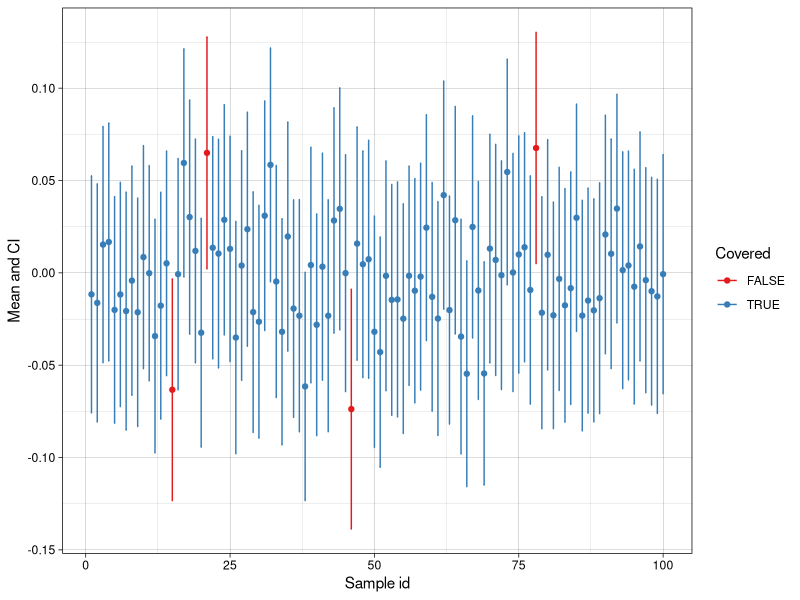

Generate this figure with R:
## ---- chunk 1
set.seed(1)
library(tidyverse)
library(knitr)
library(kableExtra)
## ---- chunk 2
samples <- map(1:100, function(x) rnorm(1000))

estimates <- function(x) {
  mu <- mean(x)
  se <- sqrt(sum((x - mu)^2) / (length(x)-1)) / sqrt(length(x))
  lower <- mu + qnorm(0.025) * se
  upper <- mu + qnorm(0.975) * se
  
  return(data.frame(Mean = mu, bias = abs(mu), sd = se, lower = lower, upper = upper))
}

results <- samples %>% 
  map_dfr(function(x) estimates(x), .id = "Sample")

results$Covered <- results$lower < 0 & 0 < results$upper
## ---- chunk 3
ggplot(results, mapping = aes(color = Covered)) +
  geom_point(mapping = aes(x = as.numeric(Sample), y = Mean)) +
  geom_errorbar(aes(x = as.numeric(Sample), ymin = lower, ymax = upper), width = .2) +
  scale_color_brewer(palette = "Set1") +
  xlab("Sample id") +
  ylab("Mean and CI") +
  theme_linedraw()
## ---- chunk 4
results %>%
  filter(!Covered) %>%
  knitr::kable(digits = 3) %>%
  kable_styling(bootstrap_options = c("striped", "hover"), 
                position = "float_left",
                full_width = FALSE)
